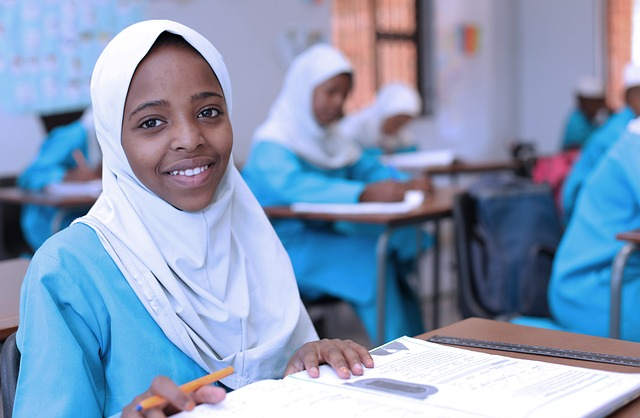
#> input picture laplacian_filter/kid.jpeg, 640 x 418 px
$ python laplacian-first-filter.py
#> lines starting #> are read from the running program, lines starting #| are printed output that depends on the picture
from PIL import Image

img = Image.open("kid.jpeg")
#> img is the input picture: PIL image 640x418 RGB; mean R, G, B 135.3, 154.6, 184.4
grayscale_image = img.convert('L')
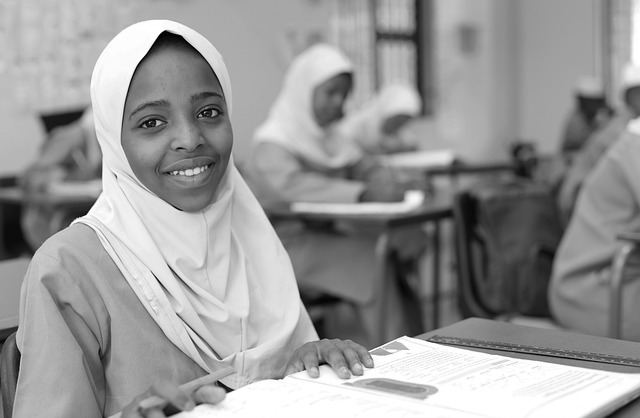
#> grayscale_image: PIL image 640x418 L; min 0, max 255, mean 152.3
grayscale_image.save('grayscale-kid.jpeg')

first_image = grayscale_image

width, height = grayscale_image.size
#> width = 640; height = 418
first_filter = [[0,1,0],[1,-4,1],[0,1,0]]

for i in range(1, width - 2):
    for j in range(1, height - 2):
        first_image_new_value = 0

        for k in range(3):
            for l in range(3):
                first_image_new_value += grayscale_image.getpixel((k+i,l+j)) * first_filter[k][l]

        if (first_image_new_value < 0):
            first_image_new_value = 0

        first_image.putpixel((i,j), first_image_new_value)
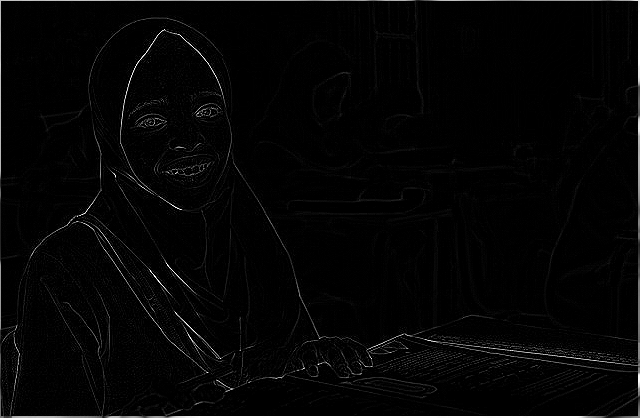
#> first_image: PIL image 640x418 L; min 0, max 255, mean 5.5

first_image.save("first-laplacian-kid.jpeg")
